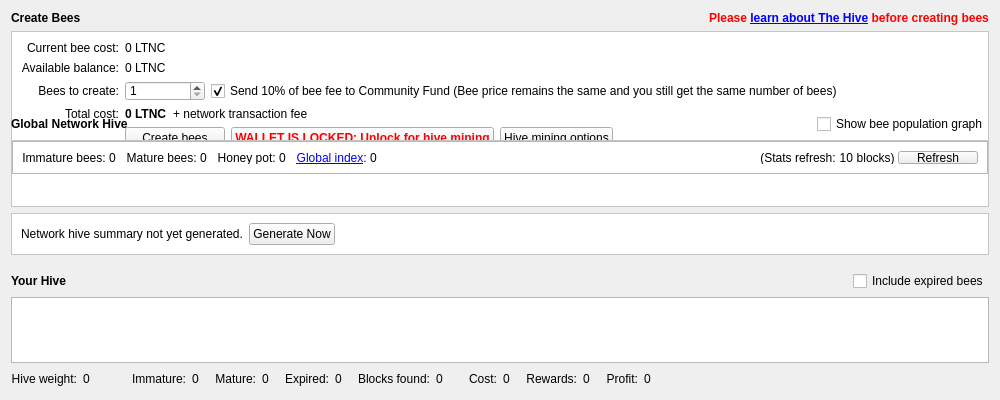
<?xml version="1.0" encoding="UTF-8"?>
<ui version="4.0">
 <class>HiveDialog</class>
 <widget class="QWidget" name="HiveDialog">
  <property name="geometry">
   <rect>
    <x>0</x>
    <y>0</y>
    <width>1000</width>
    <height>400</height>
   </rect>
  </property>
  <property name="sizePolicy">
   <sizepolicy hsizetype="Preferred" vsizetype="Minimum">
    <horstretch>0</horstretch>
    <verstretch>0</verstretch>
   </sizepolicy>
  </property>
  <property name="minimumSize">
   <size>
    <width>0</width>
    <height>400</height>
   </size>
  </property>
  <property name="styleSheet">
   <string notr="true"/>
  </property>
  <layout class="QVBoxLayout" name="verticalLayout">
   <item>
    <layout class="QHBoxLayout" name="horizontalLayout_9">
     <item>
      <widget class="QLabel" name="createBeesTitleLabel">
       <property name="font">
        <font>
         <weight>75</weight>
         <bold>true</bold>
        </font>
       </property>
       <property name="text">
        <string>Create Bees</string>
       </property>
      </widget>
     </item>
     <item>
      <spacer name="horizontalSpacer_9">
       <property name="orientation">
        <enum>Qt::Horizontal</enum>
       </property>
       <property name="sizeHint" stdset="0">
        <size>
         <width>13</width>
         <height>13</height>
        </size>
       </property>
      </spacer>
     </item>
     <item>
      <widget class="QLabel" name="warningLabel">
       <property name="maximumSize">
        <size>
         <width>16</width>
         <height>16</height>
        </size>
       </property>
       <property name="font">
        <font>
         <weight>50</weight>
         <bold>false</bold>
        </font>
       </property>
       <property name="text">
        <string/>
       </property>
       <property name="pixmap">
        <pixmap resource="../bitcoin.qrc">:/icons/warning</pixmap>
       </property>
       <property name="scaledContents">
        <bool>true</bool>
       </property>
      </widget>
     </item>
     <item>
      <widget class="QLabel" name="warningLabel2">
       <property name="font">
        <font>
         <weight>75</weight>
         <bold>true</bold>
        </font>
       </property>
       <property name="text">
        <string>&lt;span style=&quot;color:#ff0000;&quot;&gt;Please &lt;a href=&quot;https://hive.litecoinca.sh/guide/&quot;&gt;&lt;span style=&quot;text-decoration: underline;&quot;&gt;learn about The Hive&lt;/span&gt;&lt;/a&gt; before creating bees&lt;/span&gt;</string>
       </property>
       <property name="openExternalLinks">
        <bool>true</bool>
       </property>
      </widget>
     </item>
    </layout>
   </item>
   <item>
    <widget class="QFrame" name="createBeesForm">
     <property name="sizePolicy">
      <sizepolicy hsizetype="Preferred" vsizetype="Fixed">
       <horstretch>0</horstretch>
       <verstretch>0</verstretch>
      </sizepolicy>
     </property>
     <property name="minimumSize">
      <size>
       <width>0</width>
       <height>145</height>
      </size>
     </property>
     <property name="styleSheet">
      <string notr="true">#createBeesForm{background:url(:/icons/hive_background_flash);
background-repeat:no-repeat;
background-position:bottom right;
background-color:white;}</string>
     </property>
     <property name="frameShape">
      <enum>QFrame::StyledPanel</enum>
     </property>
     <property name="frameShadow">
      <enum>QFrame::Sunken</enum>
     </property>
     <layout class="QFormLayout" name="formLayout_2">
      <property name="labelAlignment">
       <set>Qt::AlignRight|Qt::AlignTrailing|Qt::AlignVCenter</set>
      </property>
      <item row="0" column="0">
       <widget class="QLabel" name="currentBeeCostLabel_2">
        <property name="text">
         <string>Current bee cost:</string>
        </property>
        <property name="alignment">
         <set>Qt::AlignRight|Qt::AlignTrailing|Qt::AlignVCenter</set>
        </property>
       </widget>
      </item>
      <item row="1" column="0">
       <widget class="QLabel" name="currentBeeCostLabel_21">
        <property name="text">
         <string>Available balance:</string>
        </property>
        <property name="alignment">
         <set>Qt::AlignRight|Qt::AlignTrailing|Qt::AlignVCenter</set>
        </property>
       </widget>
      </item>
      <item row="1" column="1">
       <layout class="QHBoxLayout" name="horizontalLayout_91">
        <item>
         <widget class="QLabel" name="currentBalance">
          <property name="font">
           <font>
            <weight>50</weight>
            <bold>false</bold>
           </font>
          </property>
          <property name="text">
           <string>0 LTNC</string>
          </property>
         </widget>
        </item>
        <item>
         <spacer name="horizontalSpacer_91">
          <property name="orientation">
           <enum>Qt::Horizontal</enum>
          </property>
          <property name="sizeHint" stdset="0">
           <size>
            <width>0</width>
            <height>0</height>
           </size>
          </property>
         </spacer>
        </item>
       </layout>
      </item>
      <item row="2" column="0">
       <widget class="QLabel" name="beesToCreateLabel_2">
        <property name="text">
         <string>Bees to create:</string>
        </property>
        <property name="alignment">
         <set>Qt::AlignRight|Qt::AlignTrailing|Qt::AlignVCenter</set>
        </property>
       </widget>
      </item>
      <item row="2" column="1">
       <layout class="QHBoxLayout" name="horizontalLayout_8">
        <item>
         <widget class="QSpinBox" name="beeCountSpinner">
          <property name="minimumSize">
           <size>
            <width>80</width>
            <height>20</height>
           </size>
          </property>
          <property name="minimum">
           <number>1</number>
          </property>
          <property name="maximum">
           <number>9999999</number>
          </property>
         </widget>
        </item>
        <item>
         <widget class="QCheckBox" name="donateCommunityFundCheckbox">
          <property name="sizePolicy">
           <sizepolicy hsizetype="Fixed" vsizetype="Fixed">
            <horstretch>0</horstretch>
            <verstretch>0</verstretch>
           </sizepolicy>
          </property>
          <property name="maximumSize">
           <size>
            <width>1000</width>
            <height>16777215</height>
           </size>
          </property>
          <property name="focusPolicy">
           <enum>Qt::StrongFocus</enum>
          </property>
          <property name="toolTip">
           <string>The community fund works by diverting a portion of the unspendable bee creation fee to the spendable community fund address. This enables us to keep developing Litecoin Cash.</string>
          </property>
          <property name="text">
           <string>Send 10% of bee fee to Community Fund (Bee price remains the same and you still get the same number of bees)</string>
          </property>
          <property name="checked">
           <bool>true</bool>
          </property>
         </widget>
        </item>
        <item>
         <spacer name="horizontalSpacer_8">
          <property name="orientation">
           <enum>Qt::Horizontal</enum>
          </property>
          <property name="sizeHint" stdset="0">
           <size>
            <width>0</width>
            <height>0</height>
           </size>
          </property>
         </spacer>
        </item>
       </layout>
      </item>
      <item row="3" column="0">
       <widget class="QLabel" name="totalCostLabel_3">
        <property name="text">
         <string>Total cost:</string>
        </property>
        <property name="alignment">
         <set>Qt::AlignRight|Qt::AlignTrailing|Qt::AlignVCenter</set>
        </property>
       </widget>
      </item>
      <item row="3" column="1">
       <layout class="QHBoxLayout" name="horizontalLayout_4">
        <item>
         <widget class="QLabel" name="totalCostLabel">
          <property name="font">
           <font>
            <weight>75</weight>
            <bold>true</bold>
           </font>
          </property>
          <property name="text">
           <string>0 LTNC</string>
          </property>
         </widget>
        </item>
        <item>
         <widget class="QLabel" name="label_9">
          <property name="text">
           <string>+ network transaction fee</string>
          </property>
         </widget>
        </item>
        <item>
         <spacer name="horizontalSpacer_10">
          <property name="orientation">
           <enum>Qt::Horizontal</enum>
          </property>
          <property name="sizeHint" stdset="0">
           <size>
            <width>0</width>
            <height>0</height>
           </size>
          </property>
         </spacer>
        </item>
       </layout>
      </item>
      <item row="4" column="1">
       <layout class="QHBoxLayout" name="horizontalLayout_3">
        <item>
         <widget class="QPushButton" name="createBeesButton">
          <property name="minimumSize">
           <size>
            <width>100</width>
            <height>0</height>
           </size>
          </property>
          <property name="toolTip">
           <string>Create bees now. You will be shown a confirmation dialogue including final transaction fees.</string>
          </property>
          <property name="text">
           <string>Create bees</string>
          </property>
          <property name="icon">
           <iconset resource="../bitcoin.qrc">
            <normaloff>:/icons/bee</normaloff>:/icons/bee</iconset>
          </property>
         </widget>
        </item>
        <item>
         <widget class="QPushButton" name="releaseSwarmButton">
          <property name="minimumSize">
           <size>
            <width>100</width>
            <height>0</height>
           </size>
          </property>
          <property name="font">
           <font>
            <weight>75</weight>
            <bold>true</bold>
           </font>
          </property>
          <property name="toolTip">
           <string>Click to unlock your wallet so that your bees can work. Note this only unlocks the wallet for hivemining; you must
still fully unlock it to send funds.</string>
          </property>
          <property name="styleSheet">
           <string notr="true">color:red;</string>
          </property>
          <property name="text">
           <string>WALLET IS LOCKED: Unlock for hive mining</string>
          </property>
          <property name="icon">
           <iconset resource="../bitcoin.qrc">
            <normaloff>:/icons/lock_closed</normaloff>:/icons/lock_closed</iconset>
          </property>
         </widget>
        </item>
        <item>
         <widget class="QPushButton" name="showHiveOptionsButton">
          <property name="minimumSize">
           <size>
            <width>100</width>
            <height>0</height>
           </size>
          </property>
          <property name="toolTip">
           <string>Open the Options dialogue to edit Hive mining settings.</string>
          </property>
          <property name="text">
           <string>Hive mining options</string>
          </property>
          <property name="icon">
           <iconset resource="../bitcoin.qrc">
            <normaloff>:/icons/options</normaloff>:/icons/options</iconset>
          </property>
         </widget>
        </item>
        <item>
         <spacer name="horizontalSpacer_7">
          <property name="orientation">
           <enum>Qt::Horizontal</enum>
          </property>
          <property name="sizeHint" stdset="0">
           <size>
            <width>0</width>
            <height>0</height>
           </size>
          </property>
         </spacer>
        </item>
       </layout>
      </item>
      <item row="0" column="1">
       <layout class="QHBoxLayout" name="horizontalLayout_10">
        <item>
         <widget class="QLabel" name="beeCostLabel">
          <property name="font">
           <font>
            <weight>50</weight>
            <bold>false</bold>
           </font>
          </property>
          <property name="text">
           <string>0 LTNC</string>
          </property>
         </widget>
        </item>
        <item>
         <spacer name="horizontalSpacer_18">
          <property name="orientation">
           <enum>Qt::Horizontal</enum>
          </property>
          <property name="sizeHint" stdset="0">
           <size>
            <width>13</width>
            <height>13</height>
           </size>
          </property>
         </spacer>
        </item>
       </layout>
      </item>
     </layout>
    </widget>
   </item>
   <item>
    <spacer name="verticalSpacer_3">
     <property name="orientation">
      <enum>Qt::Vertical</enum>
     </property>
     <property name="sizeType">
      <enum>QSizePolicy::Fixed</enum>
     </property>
     <property name="sizeHint" stdset="0">
      <size>
       <width>20</width>
       <height>10</height>
      </size>
     </property>
    </spacer>
   </item>
   <item>
    <layout class="QHBoxLayout" name="yourHiveHeader_2">
     <item>
      <widget class="QLabel" name="globalNetworkHiveTitleLabel">
       <property name="font">
        <font>
         <weight>75</weight>
         <bold>true</bold>
        </font>
       </property>
       <property name="text">
        <string>Global Network Hive</string>
       </property>
      </widget>
     </item>
     <item>
      <spacer name="horizontalSpacer_20">
       <property name="orientation">
        <enum>Qt::Horizontal</enum>
       </property>
       <property name="sizeHint" stdset="0">
        <size>
         <width>0</width>
         <height>0</height>
        </size>
       </property>
      </spacer>
     </item>
     <item>
      <widget class="QCheckBox" name="showAdvancedStatsCheckbox">
       <property name="sizePolicy">
        <sizepolicy hsizetype="Fixed" vsizetype="Fixed">
         <horstretch>0</horstretch>
         <verstretch>0</verstretch>
        </sizepolicy>
       </property>
       <property name="maximumSize">
        <size>
         <width>1000</width>
         <height>16777215</height>
        </size>
       </property>
       <property name="focusPolicy">
        <enum>Qt::StrongFocus</enum>
       </property>
       <property name="toolTip">
        <string>If ticked, advanced global network hive stats will be displayed</string>
       </property>
       <property name="text">
        <string>Show bee population graph</string>
       </property>
       <property name="checked">
        <bool>false</bool>
       </property>
      </widget>
     </item>
    </layout>
   </item>
   <item>
    <widget class="QFrame" name="globalHiveSummary">
     <property name="styleSheet">
      <string notr="true">#globalHiveSummary {background-color:white;}</string>
     </property>
     <property name="frameShape">
      <enum>QFrame::StyledPanel</enum>
     </property>
     <property name="frameShadow">
      <enum>QFrame::Sunken</enum>
     </property>
     <layout class="QVBoxLayout" name="verticalLayout_2">
      <property name="spacing">
       <number>0</number>
      </property>
      <property name="leftMargin">
       <number>0</number>
      </property>
      <property name="topMargin">
       <number>0</number>
      </property>
      <property name="rightMargin">
       <number>0</number>
      </property>
      <property name="bottomMargin">
       <number>0</number>
      </property>
      <item>
       <widget class="QFrame" name="globalHiveSummaryTextRow">
        <property name="styleSheet">
         <string notr="true"/>
        </property>
        <property name="frameShape">
         <enum>QFrame::StyledPanel</enum>
        </property>
        <property name="frameShadow">
         <enum>QFrame::Raised</enum>
        </property>
        <layout class="QHBoxLayout" name="horizontalLayout">
         <property name="spacing">
          <number>0</number>
         </property>
         <item>
          <widget class="QLabel" name="label_6">
           <property name="toolTip">
            <string>The total number of immature bees across the whole network</string>
           </property>
           <property name="text">
            <string>Immature bees: </string>
           </property>
           <property name="alignment">
            <set>Qt::AlignRight|Qt::AlignTrailing|Qt::AlignVCenter</set>
           </property>
          </widget>
         </item>
         <item>
          <widget class="QLabel" name="globalImmatureLabel">
           <property name="toolTip">
            <string>The total number of immature bees across the whole network</string>
           </property>
           <property name="text">
            <string>0</string>
           </property>
          </widget>
         </item>
         <item>
          <spacer name="immatureLabelSpacer_2">
           <property name="orientation">
            <enum>Qt::Horizontal</enum>
           </property>
           <property name="sizeType">
            <enum>QSizePolicy::Fixed</enum>
           </property>
           <property name="sizeHint" stdset="0">
            <size>
             <width>10</width>
             <height>0</height>
            </size>
           </property>
          </spacer>
         </item>
         <item>
          <widget class="QLabel" name="label_12">
           <property name="toolTip">
            <string>The total number of mature bees across the whole network</string>
           </property>
           <property name="text">
            <string>Mature bees: </string>
           </property>
           <property name="alignment">
            <set>Qt::AlignRight|Qt::AlignTrailing|Qt::AlignVCenter</set>
           </property>
          </widget>
         </item>
         <item>
          <widget class="QLabel" name="globalMatureLabel">
           <property name="toolTip">
            <string>The total number of mature bees across the whole network</string>
           </property>
           <property name="text">
            <string>0</string>
           </property>
          </widget>
         </item>
         <item>
          <spacer name="immatureLabelSpacer_3">
           <property name="orientation">
            <enum>Qt::Horizontal</enum>
           </property>
           <property name="sizeType">
            <enum>QSizePolicy::Fixed</enum>
           </property>
           <property name="sizeHint" stdset="0">
            <size>
             <width>10</width>
             <height>0</height>
            </size>
           </property>
          </spacer>
         </item>
         <item>
          <widget class="QLabel" name="label_11">
           <property name="toolTip">
            <string>The total block rewards available on the network over the lifespan of a single bee</string>
           </property>
           <property name="text">
            <string>Honey pot: </string>
           </property>
           <property name="alignment">
            <set>Qt::AlignRight|Qt::AlignTrailing|Qt::AlignVCenter</set>
           </property>
          </widget>
         </item>
         <item>
          <widget class="QLabel" name="potentialRewardsLabel">
           <property name="toolTip">
            <string>The total block rewards available on the network over the lifespan of a single bee</string>
           </property>
           <property name="text">
            <string>0</string>
           </property>
          </widget>
         </item>
         <item>
          <spacer name="immatureLabelSpacer_5">
           <property name="orientation">
            <enum>Qt::Horizontal</enum>
           </property>
           <property name="sizeType">
            <enum>QSizePolicy::Fixed</enum>
           </property>
           <property name="sizeHint" stdset="0">
            <size>
             <width>10</width>
             <height>0</height>
            </size>
           </property>
          </spacer>
         </item>
         <item>
          <widget class="QLabel" name="label_16">
           <property name="toolTip">
            <string>The Global Index is a measure of network bee population. At a value of 100,
the network is saturated with the maximum number of bees that are expected
to make back their cost. At values below 100, it is expected at all bees will be profitable.</string>
           </property>
           <property name="text">
            <string>&lt;a href=&quot;https://hive.litecoinca.sh/gi/&quot;&gt;&lt;span style=&quot;text-decoration: underline;&quot;&gt;Global index&lt;/span&gt;&lt;/a&gt;: </string>
           </property>
           <property name="alignment">
            <set>Qt::AlignRight|Qt::AlignTrailing|Qt::AlignVCenter</set>
           </property>
           <property name="openExternalLinks">
            <bool>true</bool>
           </property>
          </widget>
         </item>
         <item>
          <widget class="QLabel" name="beePopIndexLabel">
           <property name="toolTip">
            <string>The Global Index is a measure of network bee population. At a value of 100,
the network is saturated with the maximum number of bees that are expected
to make back their cost. At values below 100, it is expected at all bees will be profitable.</string>
           </property>
           <property name="text">
            <string>0</string>
           </property>
          </widget>
         </item>
         <item>
          <spacer name="immatureLabelSpacer_6">
           <property name="orientation">
            <enum>Qt::Horizontal</enum>
           </property>
           <property name="sizeType">
            <enum>QSizePolicy::Fixed</enum>
           </property>
           <property name="sizeHint" stdset="0">
            <size>
             <width>10</width>
             <height>0</height>
            </size>
           </property>
          </spacer>
         </item>
         <item>
          <widget class="TinyPie" name="beePopIndexPie" native="true">
           <property name="sizePolicy">
            <sizepolicy hsizetype="Fixed" vsizetype="Fixed">
             <horstretch>0</horstretch>
             <verstretch>0</verstretch>
            </sizepolicy>
           </property>
           <property name="minimumSize">
            <size>
             <width>20</width>
             <height>20</height>
            </size>
           </property>
           <property name="toolTip">
            <string>The Global Index is a measure of network bee population. At a value of 100,
the network is saturated with the maximum number of bees that are expected
to make back their cost. At values below 100, it is expected at all bees will be profitable.</string>
           </property>
          </widget>
         </item>
         <item>
          <spacer name="horizontalSpacer_12">
           <property name="orientation">
            <enum>Qt::Horizontal</enum>
           </property>
           <property name="sizeHint" stdset="0">
            <size>
             <width>0</width>
             <height>0</height>
            </size>
           </property>
          </spacer>
         </item>
         <item>
          <widget class="QLabel" name="label_13">
           <property name="toolTip">
            <string>Global network hive stats are automatically refreshed every 10 blocks</string>
           </property>
           <property name="text">
            <string>(Stats refresh: </string>
           </property>
           <property name="alignment">
            <set>Qt::AlignRight|Qt::AlignTrailing|Qt::AlignVCenter</set>
           </property>
          </widget>
         </item>
         <item>
          <widget class="QLabel" name="blocksTillGlobalRefresh">
           <property name="text">
            <string>10</string>
           </property>
           <property name="alignment">
            <set>Qt::AlignRight|Qt::AlignTrailing|Qt::AlignVCenter</set>
           </property>
          </widget>
         </item>
         <item>
          <widget class="QLabel" name="label_15">
           <property name="toolTip">
            <string>Global network hive stats are automatically refreshed every 10 blocks</string>
           </property>
           <property name="text">
            <string> blocks) </string>
           </property>
           <property name="alignment">
            <set>Qt::AlignRight|Qt::AlignTrailing|Qt::AlignVCenter</set>
           </property>
          </widget>
         </item>
         <item>
          <widget class="QPushButton" name="refreshGlobalSummaryButton">
           <property name="minimumSize">
            <size>
             <width>75</width>
             <height>0</height>
            </size>
           </property>
           <property name="toolTip">
            <string>Refresh global hive stats now</string>
           </property>
           <property name="text">
            <string>Refresh</string>
           </property>
           <property name="icon">
            <iconset resource="../bitcoin.qrc">
             <normaloff>:/icons/refresh</normaloff>:/icons/refresh</iconset>
           </property>
          </widget>
         </item>
        </layout>
       </widget>
      </item>
      <item>
       <widget class="QCustomPlot" name="beePopGraph" native="true">
        <property name="sizePolicy">
         <sizepolicy hsizetype="Expanding" vsizetype="Expanding">
          <horstretch>0</horstretch>
          <verstretch>0</verstretch>
         </sizepolicy>
        </property>
        <property name="minimumSize">
         <size>
          <width>0</width>
          <height>100</height>
         </size>
        </property>
       </widget>
      </item>
     </layout>
    </widget>
   </item>
   <item>
    <widget class="QFrame" name="globalHiveSummaryError">
     <property name="styleSheet">
      <string notr="true">#globalHiveSummaryError {
background-color:white;
}</string>
     </property>
     <property name="frameShape">
      <enum>QFrame::StyledPanel</enum>
     </property>
     <property name="frameShadow">
      <enum>QFrame::Sunken</enum>
     </property>
     <layout class="QHBoxLayout" name="horizontalLayout_2">
      <item>
       <widget class="QLabel" name="globalHiveSummaryErrorLabel">
        <property name="font">
         <font>
          <weight>50</weight>
          <bold>false</bold>
         </font>
        </property>
        <property name="styleSheet">
         <string notr="true"/>
        </property>
        <property name="text">
         <string>Network hive summary not yet generated.</string>
        </property>
       </widget>
      </item>
      <item>
       <widget class="QPushButton" name="retryGlobalSummaryButton">
        <property name="minimumSize">
         <size>
          <width>75</width>
          <height>0</height>
         </size>
        </property>
        <property name="toolTip">
         <string>Attempt to generate global network hive stats now</string>
        </property>
        <property name="text">
         <string>Generate Now</string>
        </property>
       </widget>
      </item>
      <item>
       <spacer name="horizontalSpacer_17">
        <property name="orientation">
         <enum>Qt::Horizontal</enum>
        </property>
        <property name="sizeHint" stdset="0">
         <size>
          <width>0</width>
          <height>0</height>
         </size>
        </property>
       </spacer>
      </item>
     </layout>
    </widget>
   </item>
   <item>
    <spacer name="verticalSpacer">
     <property name="orientation">
      <enum>Qt::Vertical</enum>
     </property>
     <property name="sizeType">
      <enum>QSizePolicy::Fixed</enum>
     </property>
     <property name="sizeHint" stdset="0">
      <size>
       <width>20</width>
       <height>10</height>
      </size>
     </property>
    </spacer>
   </item>
   <item>
    <layout class="QHBoxLayout" name="yourHiveHeader">
     <item>
      <widget class="QLabel" name="label_8">
       <property name="font">
        <font>
         <weight>75</weight>
         <bold>true</bold>
        </font>
       </property>
       <property name="text">
        <string>Your Hive</string>
       </property>
      </widget>
     </item>
     <item>
      <spacer name="horizontalSpacer_13">
       <property name="orientation">
        <enum>Qt::Horizontal</enum>
       </property>
       <property name="sizeHint" stdset="0">
        <size>
         <width>0</width>
         <height>0</height>
        </size>
       </property>
      </spacer>
     </item>
     <item>
      <widget class="QCheckBox" name="includeDeadBeesCheckbox">
       <property name="sizePolicy">
        <sizepolicy hsizetype="Fixed" vsizetype="Fixed">
         <horstretch>0</horstretch>
         <verstretch>0</verstretch>
        </sizepolicy>
       </property>
       <property name="maximumSize">
        <size>
         <width>1000</width>
         <height>16777215</height>
        </size>
       </property>
       <property name="focusPolicy">
        <enum>Qt::StrongFocus</enum>
       </property>
       <property name="toolTip">
        <string>If ticked, your hive display and summary will include bees that have expired as well as bees that are currently living.</string>
       </property>
       <property name="text">
        <string>Include expired bees</string>
       </property>
       <property name="checked">
        <bool>false</bool>
       </property>
      </widget>
     </item>
    </layout>
   </item>
   <item>
    <widget class="QTableView" name="currentHiveView">
     <property name="minimumSize">
      <size>
       <width>0</width>
       <height>0</height>
      </size>
     </property>
     <property name="contextMenuPolicy">
      <enum>Qt::CustomContextMenu</enum>
     </property>
     <property name="tabKeyNavigation">
      <bool>false</bool>
     </property>
     <property name="sortingEnabled">
      <bool>true</bool>
     </property>
    </widget>
   </item>
   <item>
    <layout class="QHBoxLayout" name="yourHiveSummary">
     <item>
      <widget class="QLabel" name="label_14">
       <property name="toolTip">
        <string>Hive Weight = is your hive population / global hive population. 
This represents how much of the global hive you control as well as
your hive's chance of mining any given hivemineable block.</string>
       </property>
       <property name="text">
        <string>Hive weight:</string>
       </property>
       <property name="alignment">
        <set>Qt::AlignRight|Qt::AlignTrailing|Qt::AlignVCenter</set>
       </property>
      </widget>
     </item>
     <item>
      <widget class="QLabel" name="localHiveWeightLabel">
       <property name="toolTip">
        <string>Hive Weight = is your hive population / global hive population. 
This represents how much of the global hive you control as well as
your hive's chance of mining any given hivemineable block.</string>
       </property>
       <property name="text">
        <string>0</string>
       </property>
      </widget>
     </item>
     <item>
      <widget class="TinyPie" name="hiveWeightPie" native="true">
       <property name="sizePolicy">
        <sizepolicy hsizetype="Fixed" vsizetype="Fixed">
         <horstretch>0</horstretch>
         <verstretch>0</verstretch>
        </sizepolicy>
       </property>
       <property name="minimumSize">
        <size>
         <width>20</width>
         <height>20</height>
        </size>
       </property>
       <property name="toolTip">
        <string>Hive Weight = is your hive population / global hive population. 
This represents how much of the global hive you control as well as
your hive's chance of mining any given hivemineable block.</string>
       </property>
      </widget>
     </item>
     <item>
      <spacer name="immatureLabelSpacer_4">
       <property name="orientation">
        <enum>Qt::Horizontal</enum>
       </property>
       <property name="sizeType">
        <enum>QSizePolicy::Fixed</enum>
       </property>
       <property name="sizeHint" stdset="0">
        <size>
         <width>10</width>
         <height>0</height>
        </size>
       </property>
      </spacer>
     </item>
     <item>
      <widget class="QLabel" name="label">
       <property name="toolTip">
        <string>Current number of immature bees in your hive</string>
       </property>
       <property name="text">
        <string>Immature:</string>
       </property>
       <property name="alignment">
        <set>Qt::AlignRight|Qt::AlignTrailing|Qt::AlignVCenter</set>
       </property>
      </widget>
     </item>
     <item>
      <widget class="QLabel" name="immatureLabel">
       <property name="toolTip">
        <string>Current number of immature bees in your hive</string>
       </property>
       <property name="text">
        <string>0</string>
       </property>
      </widget>
     </item>
     <item>
      <spacer name="immatureLabelSpacer">
       <property name="orientation">
        <enum>Qt::Horizontal</enum>
       </property>
       <property name="sizeType">
        <enum>QSizePolicy::Fixed</enum>
       </property>
       <property name="sizeHint" stdset="0">
        <size>
         <width>10</width>
         <height>0</height>
        </size>
       </property>
      </spacer>
     </item>
     <item>
      <widget class="QLabel" name="label_3">
       <property name="toolTip">
        <string>Current number of mature bees in your hive</string>
       </property>
       <property name="text">
        <string>Mature:</string>
       </property>
       <property name="alignment">
        <set>Qt::AlignRight|Qt::AlignTrailing|Qt::AlignVCenter</set>
       </property>
      </widget>
     </item>
     <item>
      <widget class="QLabel" name="matureLabel">
       <property name="toolTip">
        <string>Current number of mature bees in your hive</string>
       </property>
       <property name="text">
        <string>0</string>
       </property>
      </widget>
     </item>
     <item>
      <spacer name="horizontalSpacer_16">
       <property name="orientation">
        <enum>Qt::Horizontal</enum>
       </property>
       <property name="sizeType">
        <enum>QSizePolicy::Fixed</enum>
       </property>
       <property name="sizeHint" stdset="0">
        <size>
         <width>10</width>
         <height>0</height>
        </size>
       </property>
      </spacer>
     </item>
     <item>
      <widget class="QLabel" name="deadTitleLabel">
       <property name="toolTip">
        <string>Current number of expired bees in your hive</string>
       </property>
       <property name="text">
        <string>Expired:</string>
       </property>
       <property name="alignment">
        <set>Qt::AlignRight|Qt::AlignTrailing|Qt::AlignVCenter</set>
       </property>
      </widget>
     </item>
     <item>
      <widget class="QLabel" name="deadLabel">
       <property name="toolTip">
        <string>Current number of expired bees in your hive</string>
       </property>
       <property name="text">
        <string>0</string>
       </property>
      </widget>
     </item>
     <item>
      <spacer name="horizontalSpacer_15">
       <property name="orientation">
        <enum>Qt::Horizontal</enum>
       </property>
       <property name="sizeType">
        <enum>QSizePolicy::Fixed</enum>
       </property>
       <property name="sizeHint" stdset="0">
        <size>
         <width>10</width>
         <height>0</height>
        </size>
       </property>
      </spacer>
     </item>
     <item>
      <widget class="QLabel" name="label_4">
       <property name="toolTip">
        <string>The number of blocks hivemined by your bees</string>
       </property>
       <property name="text">
        <string>Blocks found:</string>
       </property>
       <property name="alignment">
        <set>Qt::AlignRight|Qt::AlignTrailing|Qt::AlignVCenter</set>
       </property>
      </widget>
     </item>
     <item>
      <widget class="QLabel" name="blocksFoundLabel">
       <property name="toolTip">
        <string>The number of blocks hivemined by your bees</string>
       </property>
       <property name="text">
        <string>0</string>
       </property>
      </widget>
     </item>
     <item>
      <spacer name="deadLabelSpacer">
       <property name="orientation">
        <enum>Qt::Horizontal</enum>
       </property>
       <property name="sizeType">
        <enum>QSizePolicy::Fixed</enum>
       </property>
       <property name="sizeHint" stdset="0">
        <size>
         <width>20</width>
         <height>0</height>
        </size>
       </property>
      </spacer>
     </item>
     <item>
      <widget class="QLabel" name="label_10">
       <property name="toolTip">
        <string>Total bee cost of your hive</string>
       </property>
       <property name="text">
        <string>Cost:</string>
       </property>
       <property name="alignment">
        <set>Qt::AlignRight|Qt::AlignTrailing|Qt::AlignVCenter</set>
       </property>
      </widget>
     </item>
     <item>
      <widget class="QLabel" name="costLabel">
       <property name="toolTip">
        <string>Total bee cost of your hive</string>
       </property>
       <property name="text">
        <string>0</string>
       </property>
      </widget>
     </item>
     <item>
      <spacer name="horizontalSpacer_14">
       <property name="orientation">
        <enum>Qt::Horizontal</enum>
       </property>
       <property name="sizeType">
        <enum>QSizePolicy::Fixed</enum>
       </property>
       <property name="sizeHint" stdset="0">
        <size>
         <width>10</width>
         <height>0</height>
        </size>
       </property>
      </spacer>
     </item>
     <item>
      <widget class="QLabel" name="label_5">
       <property name="toolTip">
        <string>Total block rewards earned by your bees</string>
       </property>
       <property name="text">
        <string>Rewards:</string>
       </property>
       <property name="alignment">
        <set>Qt::AlignRight|Qt::AlignTrailing|Qt::AlignVCenter</set>
       </property>
      </widget>
     </item>
     <item>
      <widget class="QLabel" name="rewardsPaidLabel">
       <property name="toolTip">
        <string>Total block rewards earned by your bees</string>
       </property>
       <property name="text">
        <string>0</string>
       </property>
      </widget>
     </item>
     <item>
      <spacer name="horizontalSpacer_19">
       <property name="orientation">
        <enum>Qt::Horizontal</enum>
       </property>
       <property name="sizeType">
        <enum>QSizePolicy::Fixed</enum>
       </property>
       <property name="sizeHint" stdset="0">
        <size>
         <width>10</width>
         <height>0</height>
        </size>
       </property>
      </spacer>
     </item>
     <item>
      <widget class="QLabel" name="label_7">
       <property name="toolTip">
        <string>Total profit made by your bees</string>
       </property>
       <property name="text">
        <string>Profit:</string>
       </property>
       <property name="alignment">
        <set>Qt::AlignRight|Qt::AlignTrailing|Qt::AlignVCenter</set>
       </property>
      </widget>
     </item>
     <item>
      <widget class="QLabel" name="profitLabel">
       <property name="toolTip">
        <string>Total profit made by your bees</string>
       </property>
       <property name="text">
        <string>0</string>
       </property>
      </widget>
     </item>
     <item>
      <spacer name="horizontalSpacer_11">
       <property name="orientation">
        <enum>Qt::Horizontal</enum>
       </property>
       <property name="sizeHint" stdset="0">
        <size>
         <width>0</width>
         <height>0</height>
        </size>
       </property>
      </spacer>
     </item>
    </layout>
   </item>
  </layout>
 </widget>
 <customwidgets>
  <customwidget>
   <class>TinyPie</class>
   <extends>QWidget</extends>
   <header>qt/tinypie.h</header>
   <container>1</container>
  </customwidget>
  <customwidget>
   <class>QCustomPlot</class>
   <extends>QWidget</extends>
   <header>qt/qcustomplot.h</header>
   <container>1</container>
  </customwidget>
 </customwidgets>
 <resources>
  <include location="../bitcoin.qrc"/>
 </resources>
 <connections/>
</ui>
